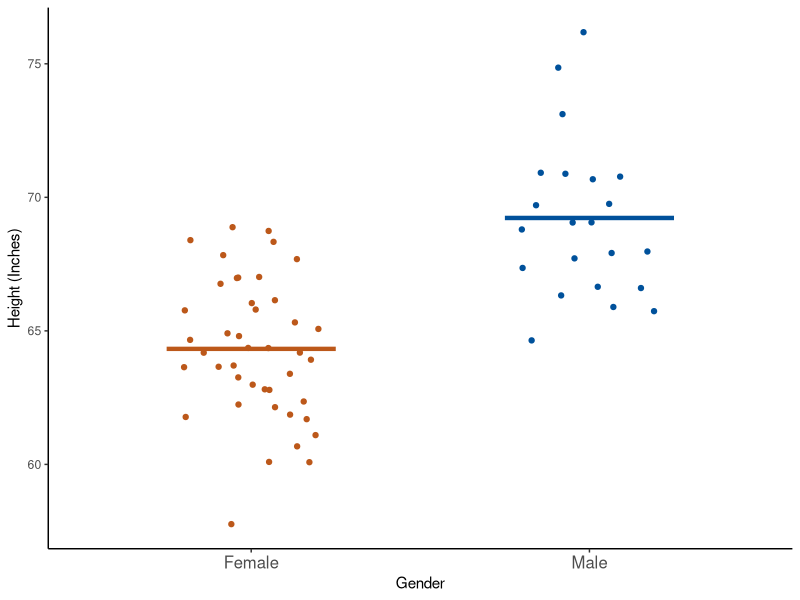
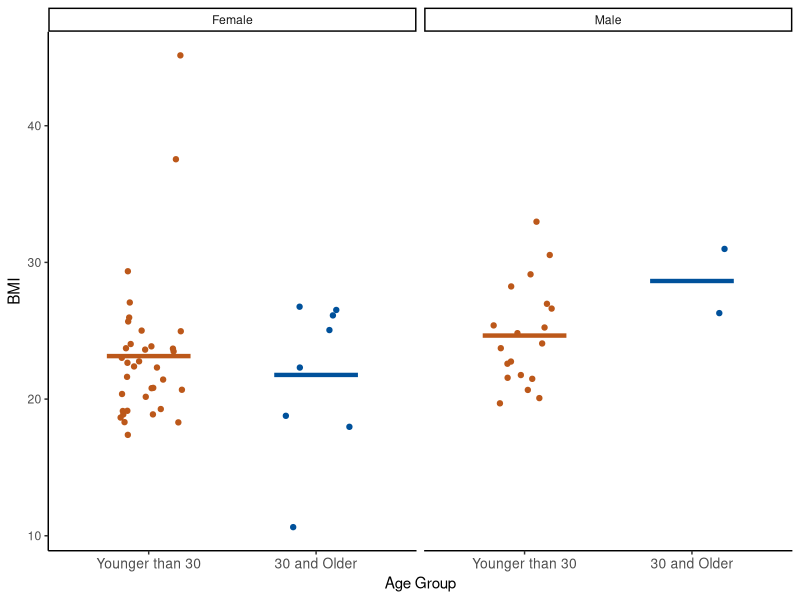

Write the R code that produced these figures, in order.
## ---- chunk 1
knitr::opts_chunk$set(echo = TRUE)
## ---- chunk 2
# Load the Tidyverse package
library(tidyverse)
## ---- chunk 3
class <- tibble(
  age       = c(32, 30, 32, 29, 24, 38, 25, 24, 48, 29, 22, 29, 24, 28, 24, 25, 
                25, 22, 25, 24, 25, 24, 23, 24, 31, 24, 29, 24, 22, 23, 26, 23, 
                24, 25, 24, 33, 27, 25, 26, 26, 26, 26, 26, 27, 24, 43, 25, 24, 
                27, 28, 29, 24, 26, 28, 25, 24, 26, 24, 26, 31, 24, 26, 31, 34, 
                26, 25, 27, NA),
  age_group = c(2, 2, 2, 1, 1, 2, 1, 1, 2, 1, 1, 1, 1, 1, 1, 1, 1, 1, 1, 1, 1, 
                1, 1, 1, 2, 1, 1, 1, 1, 1, 1, 1, 1, 1, 1, 2, 1, 1, 1, 1, 1, 1, 
                1, 1, 1, 2, 1, 1, 1, 1, 1, 1, 1, 1, 1, 1, 1, 1, 1, 2, 1, 1, 2, 
                2, 1, 1, 1, NA),
  gender    = c(2, 1, 1, 2, 1, 1, 1, 2, 2, 2, 1, 1, 2, 1, 1, 1, 1, 2, 2, 1, 1, 
                1, 1, 2, 1, 1, 2, 1, 1, 1, 2, 1, 1, 2, 2, 1, 2, 2, 1, 2, 2, 1, 
                1, 1, 1, 1, 1, 1, 1, 2, 2, 1, 1, 1, 1, 2, 2, 1, 1, 2, 1, 2, 1, 
                1, 1, 2, 1, NA),
  ht_in     = c(70, 63, 62, 67, 67, 58, 64, 69, 65, 68, 63, 68, 69, 66, 67, 65, 
                64, 75, 67, 63, 60, 67, 64, 73, 62, 69, 67, 62, 68, 66, 66, 62, 
                64, 68, NA, 68, 70, 68, 68, 66, 71, 61, 62, 64, 64, 63, 67, 66, 
                69, 76, NA, 63, 64, 65, 65, 71, 66, 65, 65, 71, 64, 71, 60, 62, 
                61, 69, 66, NA),
  wt_lbs    = c(216, 106, 145, 195, 143, 125, 138, 140, 158, 167, 145, 297, 146, 
                125, 111, 125, 130, 182, 170, 121, 98, 150, 132, 250, 137, 124, 
                186, 148, 134, 155, 122, 142, 110, 132, 188, 176, 188, 166, 136, 
                147, 178, 125, 102, 140, 139, 60, 147, 147, 141, 232, 186, 212, 
                110, 110, 115, 154, 140, 150, 130, NA, 171, 156, 92, 122, 102, 
                163, 141, NA),
  bmi       = c(30.99, 18.78, 26.52, 30.54, 22.39, 26.12, 23.69, 20.67, 26.29, 
                25.39, 25.68, 45.15, 21.56, 20.17, 17.38, 20.8, 22.31, 22.75, 
                26.62, 21.43, 19.14, 23.49, 22.66, 32.98, 25.05, 18.31, 29.13, 
                27.07, 20.37, 25.01, 19.69, 25.97, 18.88, 20.07, NA, 26.76, 
                26.97, 25.24, 20.68, 23.72, 24.82, 23.62, 18.65, 24.03, 23.86, 
                10.63, 23.02, 23.72, 20.82, 28.24, NA, 37.55, 18.88, 18.3, 
                19.13, 21.48, 22.59, 24.96, 21.63, NA, 29.35, 21.76, 17.97, 
                22.31, 19.27, 24.07, 22.76, NA),
  bmi_3cat  = c(3, 1, 2, 3, 1, 2, 1, 1, 2, 2, 2, 3, 1, 1, 1, 1, 1, 1, 2, 1, 1, 
                1, 1, 3, 2, 1, 2, 2, 1, 2, 1, 2, 1, 1, NA, 2, 2, 2, 1, 1, 1, 1, 
                1, 1, 1, 1, 1, 1, 1, 2, NA, 3, 1, 1, 1, 1, 1, 1, 1, NA, 2, 1, 
                1, 1, 1, 1, 1, NA)
) %>% 
  mutate(
    age_group = factor(age_group, labels = c("Younger than 30", "30 and Older")),
    gender = factor(gender, labels = c("Female", "Male")),
    bmi_3cat = factor(bmi_3cat, labels = c("Normal", "Overweight", "Obese"))
  ) %>% 
  print()
## ---- chunk 4
class_summary <- class %>% 
  filter(!is.na(ht_in)) %>% 
  group_by(gender) %>% 
  summarise(
    n                    = n(),
    mean                 = mean(ht_in),
    `standard deviation` = sd(ht_in),
    min                  = min(ht_in),
    max                  = max(ht_in)
  ) %>% 
  print()
## ---- chunk 5
class %>% 
  filter(!is.na(ht_in)) %>% 
  ggplot(aes(x = gender, y = ht_in)) +
    geom_jitter(aes(col = gender), width = 0.20) +
    geom_segment(
      aes(x = c(0.75, 1.75), y = mean, xend = c(1.25, 2.25), yend = mean, col = gender), 
      size = 1.5, data = class_summary
    ) +
    scale_x_discrete("Gender") +
    scale_y_continuous("Height (Inches)") +
    scale_color_manual(values = c("#BC581A", "#00519B")) +
    theme_classic() +
    theme(legend.position = "none", axis.text.x = element_text(size = 12))
## ---- chunk 6
class_summary <- class %>% 
  filter(!is.na(bmi)) %>% 
  group_by(gender, age_group) %>% 
  summarise(
    n                    = n(),
    mean                 = mean(bmi),
    `standard deviation` = sd(bmi),
    min                  = min(bmi),
    max                  = max(bmi)
  ) %>% 
  print()
## ---- chunk 7
class %>% 
  filter(!is.na(bmi)) %>% 
  ggplot(aes(x = age_group, y = bmi)) +
    facet_wrap(vars(gender)) +
    geom_jitter(aes(col = age_group), width = 0.20) +
    geom_segment(
      aes(x = rep(c(0.75, 1.75), 2), y = mean, xend = rep(c(1.25, 2.25), 2), yend = mean, 
          col = age_group),
      size = 1.5, data = class_summary
    ) +
    scale_x_discrete("Age Group") +
    scale_y_continuous("BMI") +
    scale_color_manual(values = c("#BC581A", "#00519B")) +
    theme_classic() +
    theme(legend.position = "none", axis.text.x = element_text(size = 10))
